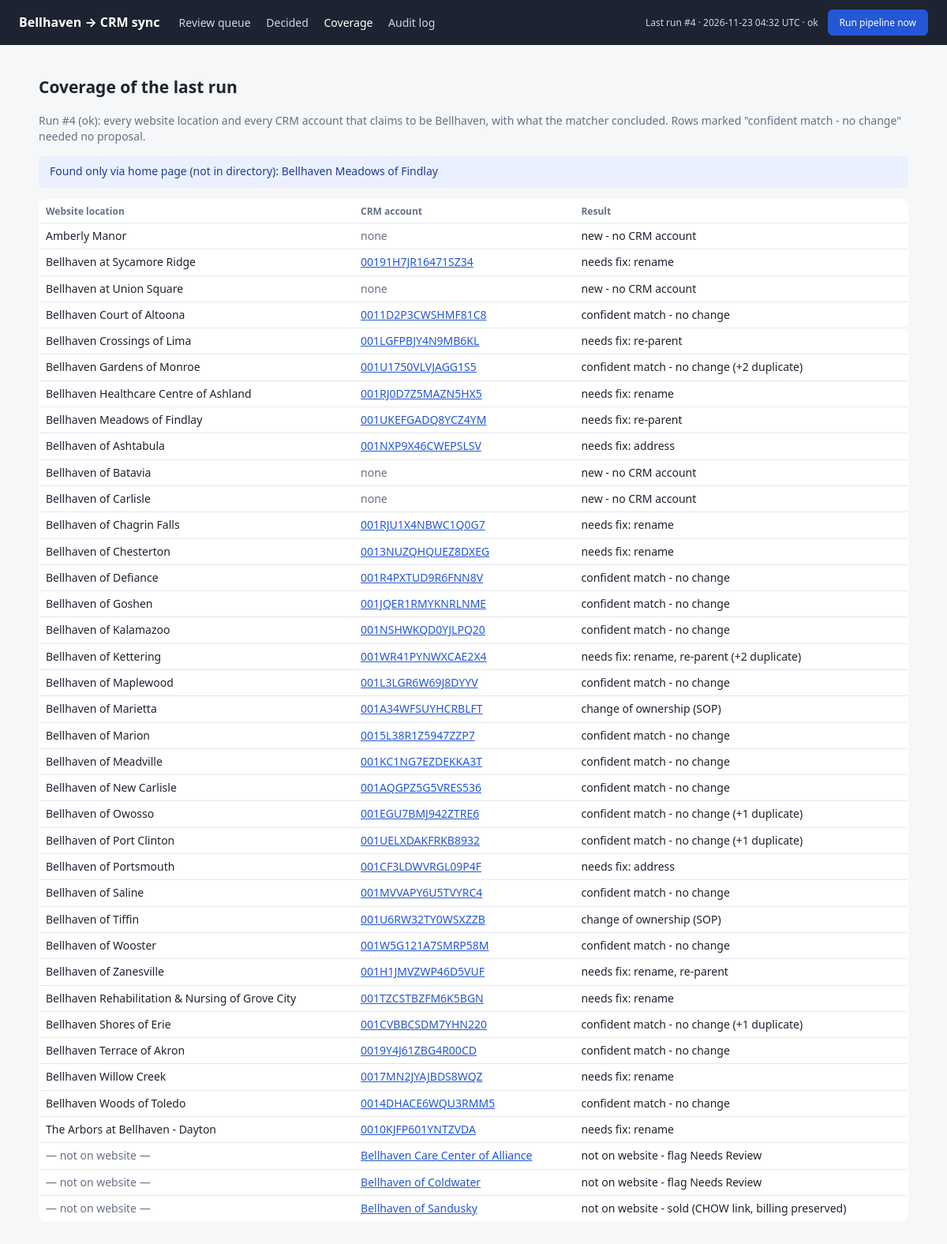
Before: /coverage with the older database file.
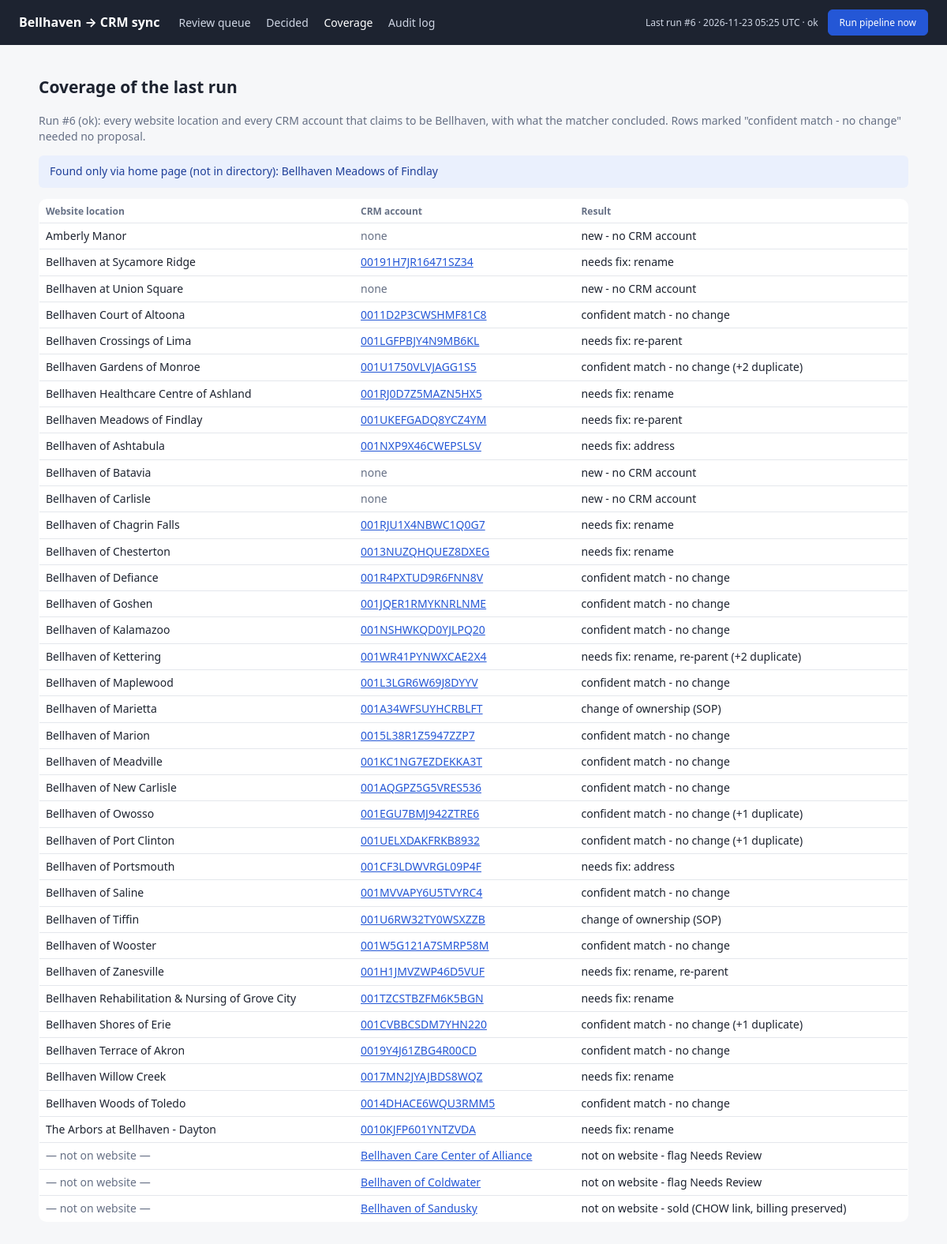
After: the same page with the newer database file.
### tables this page shows
CREATE TABLE runs (
    id INTEGER PRIMARY KEY AUTOINCREMENT,
    started_at TEXT NOT NULL,
    finished_at TEXT,
    status TEXT,
    locations INTEGER, accounts INTEGER,
    new_proposals INTEGER, refreshed INTEGER, skipped_decided INTEGER, superseded INTEGER,
    warnings TEXT, coverage TEXT
);

### app.py (the view)
@app.get("/coverage")
def coverage():
    return render_template("coverage.html")

### app.py (called while the page is built)
@app.context_processor
def helpers():
    return {"KIND_LABELS": KIND_LABELS, "crm_link": lambda aid: f"{config.CRM_BROWSER_URL}/{aid}" if aid else None,
            "counts": store.counts(), "last_run": store.last_run(), "reviewer": REVIEWER}

### bhsync/store.py (called while the page is built)
    def last_run(self) -> dict | None:
        row = self.db.execute("SELECT * FROM runs WHERE finished_at IS NOT NULL ORDER BY id DESC LIMIT 1").fetchone()
        if not row:
            return None
        d = dict(row)
        d["warnings"] = json.loads(d["warnings"] or "[]")
        d["coverage"] = json.loads(d["coverage"] or "[]")
        return d

    def counts(self) -> dict:
        return {r["status"]: r["n"] for r in self.db.execute("SELECT status, COUNT(*) n FROM proposals GROUP BY status")}

### templates/coverage.html (shortened to what this page needs)
{% extends "base.html" %}
{% block content %}
<h2>Coverage of the last run</h2>
{% if not last_run %}<p>No runs yet.</p>{% else %}
<p class="muted">Run #{{ last_run.id }} ({{ last_run.status }}): every website location and every CRM account that claims to be Bellhaven, with what the matcher concluded. Rows marked "confident match - no change" needed no proposal.</p>
{% if last_run.warnings %}<div class="flash info">{% for w in last_run.warnings %}{{ w }}<br>{% endfor %}</div>{% endif %}
<table class="card" style="background:#fff">
  <tr><th>Website location</th><th>CRM account</th><th>Result</th></tr>
  {% for c in last_run.coverage %}
  <tr>
    <td>{% if c.location %}{{ c.location }}{% else %}<span class="muted">— not on website —</span>{% endif %}</td>
    <td>{% if c.account_id %}<a href="{{ crm_link(c.account_id) }}" target="_blank">{{ c.crm_name or c.account_id }}</a>{% else %}<span class="muted">none</span>{% endif %}</td>
    <td>{{ c.result }}</td>
  </tr>
  {% endfor %}
</table>
{% endif %}
{% endblock %}

### templates/base.html (shortened to what this page needs)
<!doctype html>
<html lang="en">
<head>
</head>
<body>
<header>
  <b>Bellhaven → CRM sync</b>
  <nav>
    <a href="{{ url_for('queue') }}" class="{{ 'on' if request.endpoint=='queue' }}">Review queue</a>
    <a href="{{ url_for('history') }}" class="{{ 'on' if request.endpoint=='history' }}">Decided</a>
    <a href="{{ url_for('coverage') }}" class="{{ 'on' if request.endpoint=='coverage' }}">Coverage</a>
    <a href="{{ url_for('audit') }}" class="{{ 'on' if request.endpoint=='audit' }}">Audit log</a>
  </nav>
  <div class="run">
    {% if last_run %}Last run #{{ last_run.id }} · {{ last_run.finished_at[:16].replace('T',' ') }} UTC · {{ last_run.status }}{% else %}No runs yet{% endif %}
    <form method="post" action="{{ url_for('run_pipeline') }}" onsubmit="this.querySelector('button').disabled=true">
      <button class="btn dark">Run pipeline now</button>
    </form>
  </div>
</header>
<main>
  {% block content %}{% endblock %}
</main>
</body>
</html>

### templates/base.html (style rules this page uses)
:root { --bg:#f6f7f9; --card:#fff; --ink:#1d2330; --muted:#667085; --line:#e4e7ec; --accent:#2457d6; --ok:#0f7b4a; --okbg:#e7f6ee; --bad:#b42318; --badbg:#fdecea; --warn:#a15c00; --warnbg:#fff4e0; }
* { box-sizing:border-box; }
body { margin:0; font:14px/1.45 system-ui,-apple-system,"Segoe UI",Roboto,sans-serif; color:var(--ink); background:var(--bg); }
header { background:#1d2330; color:#fff; padding:12px 24px; display:flex; gap:24px; align-items:center; flex-wrap:wrap; }
header b { font-size:16px; }
header nav a { color:#cfd6e4; text-decoration:none; margin-right:16px; }
header nav a.on, header nav a:hover { color:#fff; }
header .run { margin-left:auto; display:flex; gap:12px; align-items:center; color:#cfd6e4; font-size:12px; }
main { max-width:1150px; margin:0 auto; padding:20px 24px 60px; }
.btn { border:1px solid var(--line); background:#fff; padding:7px 14px; border-radius:6px; cursor:pointer; font:inherit; }
.btn.dark { background:var(--accent); border-color:var(--accent); color:#fff; }
.flash { padding:10px 14px; border-radius:6px; margin-bottom:10px; }
.flash.info { background:#eaf0fd; color:#1f3f99; }
.card { background:var(--card); border:1px solid var(--line); border-radius:10px; margin:14px 0; overflow:hidden; }
.muted { color:var(--muted); }
table { border-collapse:collapse; width:100%; }
th, td { text-align:left; padding:6px 8px; border-bottom:1px solid var(--line); vertical-align:top; }
th { font-size:12px; color:var(--muted); font-weight:600; }
a { color:var(--accent); }

Changed rows visible on the page:
no longer on this page (row unchanged): runs: id "4", finished_at "2026-11-23 04:32", status "ok"
added runs: id "6", finished_at "2026-11-23 05:25", status "ok"
